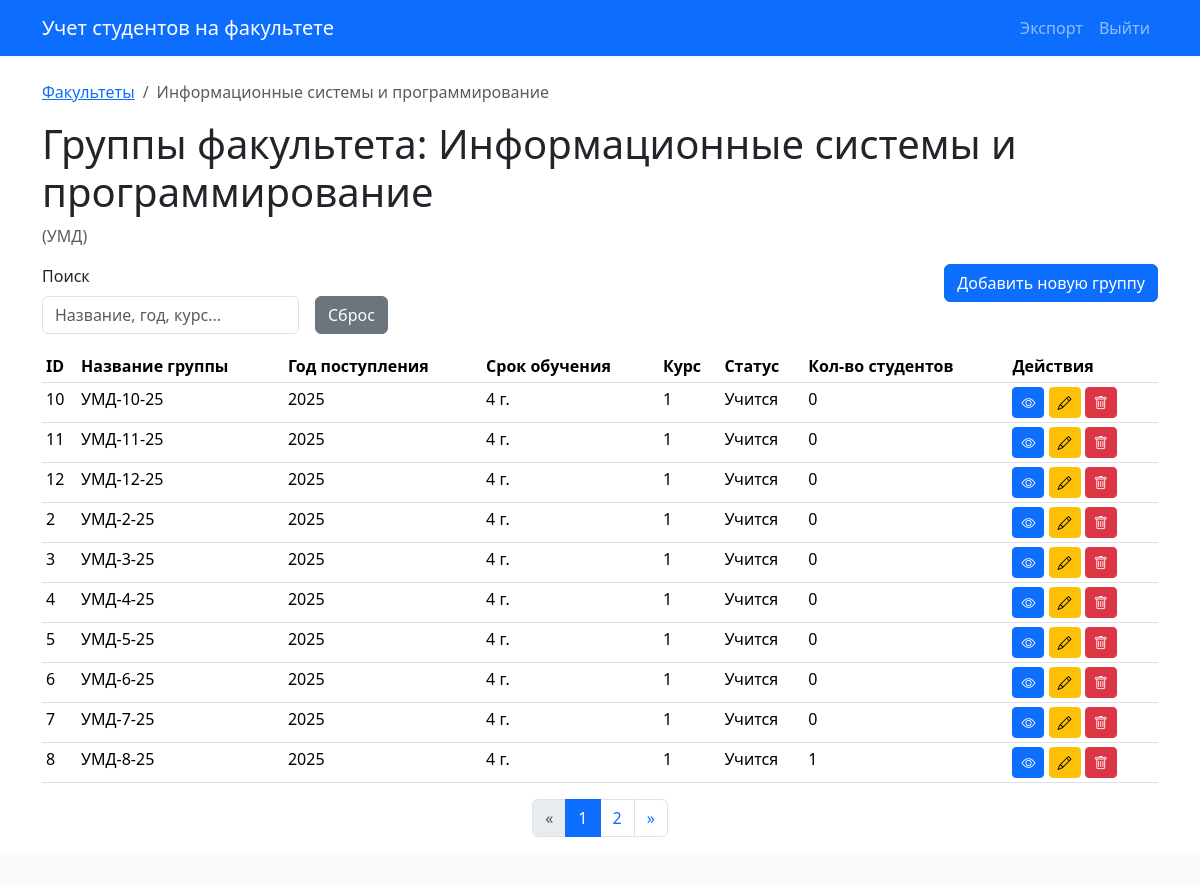
/faculties/1/groups/, run on the app's committed database.
### app/models.py (models this page shows)
class Faculty(db.Model):
    id = db.Column(db.Integer, primary_key=True)
    name = db.Column(db.String(128), nullable=False)
    short_name = db.Column(db.String(32), nullable=False)
    description = db.Column(db.Text)
    groups = db.relationship('Group', backref='faculty', cascade='all, delete-orphan')

class Group(db.Model):
    id = db.Column(db.Integer, primary_key=True)
    year = db.Column(db.Integer, nullable=False)
    duration = db.Column(db.Integer, nullable=False)
    name = db.Column(db.String(64), nullable=False)
    course = db.Column(db.Integer, nullable=False)
    status = db.Column(db.String(32))
    faculty_id = db.Column(db.Integer, db.ForeignKey('faculty.id'), nullable=False)
    students = db.relationship('Student', backref='group', cascade='all, delete-orphan')

### app/routes/groups.py (the view, shortened to what this page needs)
@faculty_groups_bp.route('/')
def list_groups(faculty_id):
    faculty = Faculty.query.get_or_404(faculty_id)
    page = request.args.get('page', 1, type=int)
    per_page = 10
    search_query = request.args.get('search_query', '').strip()
    sort_column_from_request = request.args.get('sort_by')
    current_sort_order = request.args.get('order', 'asc')
    groups_from_db = Group.query.filter_by(faculty_id=faculty.id).all()
    processed_groups = []
    for group_obj in groups_from_db:
        course = (EFFECTIVE_SYSTEM_YEAR - group_obj.year) + 1
        if course < 1: course = 1
        elif course > group_obj.duration: course = group_obj.duration
        status = "Учится"
        if (EFFECTIVE_SYSTEM_YEAR - group_obj.year + 1) > group_obj.duration: status = "Выпущена"
        num_students = Student.query.filter_by(group_id=group_obj.id).count() if hasattr(Student, 'group_id') else 0
        processed_groups.append({
            'id': group_obj.id,
            'name': group_obj.name,
            'year': group_obj.year,
            'duration': group_obj.duration,
            'course': course,
            'status': status,
            'num_students': num_students,
            'faculty_short_name': faculty.short_name # Это может не понадобиться в контексте этого списка
        })
    actual_sort_column = sort_column_from_request if sort_column_from_request else 'name' # Сортируем по имени по умолчанию
    if actual_sort_column != 'default' and processed_groups and actual_sort_column in processed_groups[0]:
        processed_groups.sort(key=lambda x: get_sort_key(x, actual_sort_column), reverse=(current_sort_order == 'desc'))
    elif not processed_groups:
        pass
    else: # Сортировка по умолчанию (если actual_sort_column == 'default' или его нет в ключах)
        processed_groups.sort(key=lambda x: x['name'].lower()) # по имени asc
    total_items = len(processed_groups)
    start_index = (page - 1) * per_page
    end_index = start_index + per_page
    paginated_groups_list = processed_groups[start_index:end_index]
    class SimplePagination:
        def __init__(self, page, per_page, total_items, items):
            self.page = page
            self.per_page = per_page
            self.total = total_items
            self.items = items
            self.pages = (total_items + per_page - 1) // per_page if total_items > 0 else 0
        @property
        def has_prev(self):
            return self.page > 1
        @property
        def has_next(self):
            return self.page < self.pages
        @property
        def next_num(self):
            return self.page + 1 if self.has_next else None
        def iter_pages(self, left_edge=1, left_current=1, right_current=2, right_edge=1):
            last = 0
            for num in range(1, self.pages + 1):
                if num <= left_edge or \
                   (num > self.page - left_current - 1 and num < self.page + right_current) or \
                   num > self.pages - right_edge:
                    if last + 1 != num:
                        yield None
                    yield num
                    last = num
    pagination_obj = SimplePagination(page, per_page, total_items, paginated_groups_list)
    return render_template('groups/list.html',
                           pagination=pagination_obj,
                           faculty=faculty,
                           search_query=search_query,
                           sort_by=sort_column_from_request,
                           order=current_sort_order)

### app/routes/groups.py (called while the page is built)
def get_sort_key(item, column):
    val = item.get(column)
    if isinstance(val, (int, float)):
        return val
    if isinstance(val, str):
        return val.lower()
    return val # На случай None или других типов

### app/templates/groups/list.html (shortened to what this page needs)
{% extends "base.html" %}
{% block content %}
    <nav aria-label="breadcrumb">
        <ol class="breadcrumb">
            <li class="breadcrumb-item"><a href="{{ url_for('faculties.list_faculties') }}">Факультеты</a></li>
            <li class="breadcrumb-item active" aria-current="page">{{ faculty.name }}</li>
        </ol>
    </nav>
    <h1>Группы факультета: {{ faculty.name }}</h1>
    <p class="text-muted">({{ faculty.short_name }})</p>
    <div class="row mb-3">
        <div class="col-md-8">
            <form method="GET" action="{{ url_for('.list_groups', faculty_id=faculty.id) }}" class="row g-3 align-items-end" id="filterSortFormGroups">
                <div class="col-auto">
                    <label for="search_query_group" class="form-label">Поиск</label>
                    <input type="text" name="search_query" id="search_query_group" class="form-control" placeholder="Название, год, курс..." value="{{ search_query or '' }}" onchange="this.form.submit()">
                </div>
                <div class="col-auto">
                    <a href="{{ url_for('.list_groups', faculty_id=faculty.id) }}" class="btn btn-secondary">Сброс</a>
                </div>
            </form>
        </div>
        <div class="col-md-4 text-end">
            <a href="{{ url_for('.create_group', faculty_id=faculty.id) }}" class="btn btn-primary">Добавить новую группу</a>
        </div>
    </div>
    {% if pagination and pagination.items %}
    <table class="table table-hover table-sm">
        <thead>
            <tr>
                <th scope="col" class="sortable-header-group {% if sort_by and sort_by == 'id' %}active-sort-{{ order }}{% endif %}" data-sort="id">
                </th>
                <th scope="col" class="sortable-header-group {% if sort_by and sort_by == 'name' %}active-sort-{{ order }}{% endif %}" data-sort="name">
                </th>
                <th scope="col" class="sortable-header-group {% if sort_by and sort_by == 'year' %}active-sort-{{ order }}{% endif %}" data-sort="year">
                </th>
                <th scope="col" class="sortable-header-group {% if sort_by and sort_by == 'duration' %}active-sort-{{ order }}{% endif %}" data-sort="duration">
                </th>
                <th scope="col" class="sortable-header-group {% if sort_by and sort_by == 'course' %}active-sort-{{ order }}{% endif %}" data-sort="course">
                </th>
                <th scope="col" class="sortable-header-group {% if sort_by and sort_by == 'status' %}active-sort-{{ order }}{% endif %}" data-sort="status">
                </th>
                <th scope="col" class="sortable-header-group {% if sort_by and sort_by == 'num_students' %}active-sort-{{ order }}{% endif %}" data-sort="num_students">
                </th>
                <th scope="col">Действия</th>
            </tr>
        </thead>
        <tbody>
            {% for group_item in pagination.items %}
            <tr>
                <td>{{ group_item.id }}</td>
                <td>{{ group_item.name }}</td>
                <td>{{ group_item.year }}</td>
                <td>{{ group_item.duration }} г.</td>
                <td>{{ group_item.course }}</td>
                <td>{{ group_item.status }}</td>
                <td>{{ group_item.num_students }}</td>
                <td>
                    <a href="{{ url_for('group_students.list_students_in_group', group_id=group_item.id) }}" class="btn btn-sm btn-primary" title="Просмотр студентов">
                        <i class="bi bi-eye"></i>
                    </a>
                    <a href="{{ url_for('groups.edit_group', id=group_item.id) }}" class="btn btn-sm btn-warning" title="Редактировать">
                        <i class="bi bi-pencil"></i>
                    </a>
                    <button type="button" class="btn btn-sm btn-danger delete-group-btn"
                            data-bs-toggle="modal"
                            data-bs-target="#confirmDeleteGroupModal"
                            data-group-id="{{ group_item.id }}"
                            data-group-name="{{ group_item.name }}"
                            title="Удалить">
                        <i class="bi bi-trash"></i>
                    </button>
                </td>
            </tr>
            {% endfor %}
        </tbody>
    </table>
    {% else %}
    <p>Для данного факультета группы еще не созданы или не найдены по вашему запросу.</p>
    {% endif %}
    {% if pagination and pagination.pages > 1 %}
    <nav aria-label="Page navigation">
        <ul class="pagination justify-content-center">
            <li class="page-item {% if not pagination.has_prev %}disabled{% endif %}">
                <a class="page-link" href="{% if pagination.has_prev %}{{ url_for('.list_groups', faculty_id=faculty.id, page=pagination.prev_num, search_query=search_query, sort_by=sort_by, order=order) }}{% else %}#__{% endif %}" aria-label="Previous">
                    <span aria-hidden="true">&laquo;</span>
                </a>
            </li>
            {% for p_num in pagination.iter_pages() %}
                {% if p_num %}
                    <li class="page-item {% if p_num == pagination.page %}active{% endif %}">
                        <a class="page-link" href="{{ url_for('.list_groups', faculty_id=faculty.id, page=p_num, search_query=search_query, sort_by=sort_by, order=order) }}">{{ p_num }}</a>
                    </li>
                {% else %}
                    <li class="page-item disabled"><span class="page-link">...</span></li>
                {% endif %}
            {% endfor %}
            <li class="page-item {% if not pagination.has_next %}disabled{% endif %}">
                <a class="page-link" href="{% if pagination.has_next %}{{ url_for('.list_groups', faculty_id=faculty.id, page=pagination.next_num, search_query=search_query, sort_by=sort_by, order=order) }}{% else %}#__{% endif %}" aria-label="Next">
                    <span aria-hidden="true">&raquo;</span>
                </a>
            </li>
        </ul>
    </nav>
    {% endif %}
{% endblock %}

### app/templates/groups/list.html (style rules this page uses)
.sortable-header-group { cursor: pointer; }

### data on the page
Faculty: name "Информационные системы и программирование", short_name "УМД"
Group: name "УМД-10-25", year "2025"
Group: name "УМД-11-25", year "2025"
Group: name "УМД-12-25", year "2025"
Group: name "УМД-2-25", year "2025"
Group: name "УМД-3-25", year "2025"
Group: name "УМД-4-25", year "2025"
Group: name "УМД-5-25", year "2025"
Group: name "УМД-6-25", year "2025"
Group: name "УМД-7-25", year "2025"
Group: id "8", name "УМД-8-25", year "2025", duration "4", course "1", status "Учится", num_students "1"

### other printed values
{{ group_item.id }} "10" "11" "12" "2" "3" "4" "5" "6" "7"
{{ group_item.duration }} "4" "4" "4" "4" "4" "4" "4" "4" "4"
{{ group_item.course }} "1" "1" "1" "1" "1" "1" "1" "1" "1"
{{ group_item.status }} "Учится" "Учится" "Учится" "Учится" "Учится" "Учится" "Учится" "Учится" "Учится"
{{ group_item.num_students }} "0" "0" "0" "0" "0" "0" "0" "0" "0"
{{ p_num }} "1" "2"
